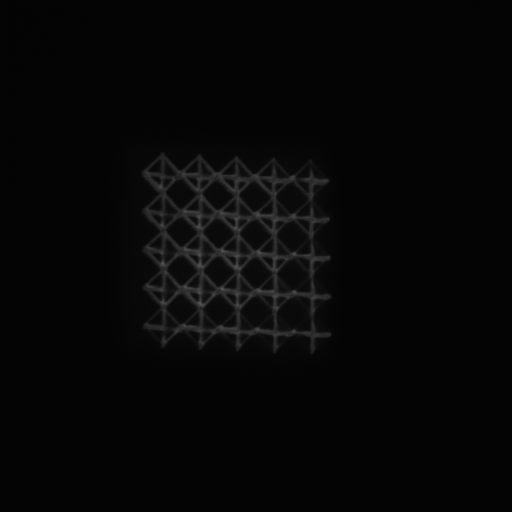
#> input picture img.tif, 512 x 512 px
$ python -i generate.py   (imports and definitions only)
#> lines starting #> are read from the running program, lines starting #| are printed output that depends on the picture; after the words box and inside, x2 and y2 are one past the last pixel; in counts of white or black regions, pixels touching at a corner belong together
#> further down, picture is the input picture: shape (512, 512); min 3, max 85, mean 6.5
import numpy as np
import os
import argparse
from tqdm import tqdm
import mcubes
import cv2 as cv

from skimage import *
from skimage.filters import *
from skimage.filters import threshold_otsu
from skimage.morphology import *

'''
Important constants to set:
    CLOSE_CONST: Value of kernal size for close function
    DIALATE_CONST: Value of kernal for dialation of skeleton


Structure Generation Pipeline:
    1) Image processing
        - Use Yen Thresholding to differentiate the structure from the background
        - Use close to get rid of any small disconnects
        - Skeletonize to get the basic features/shapes of the structure
        - Dialate the skeleton to give the stucture depth
        - Saves the data into a 3D numpy array

    2) Model generation
        - Use gaussian blur to smooth out the structure (helps make obj file smaller and makes it look nicer)
        - Use marching cubes to generate a .obj file and save it

'''

# Set the constants below:
CLOSE_CONST = 7
SK_DIALATE_CONST = 6
EROSION_CONST = 2


# Main function
# [123 lines left out: functions main, generate, process, not called in this run]


# Code from processing a simgular image
def process_img_sk(img):
    # Use an yen filter to remove background
    #   (Initially I tried otsu, yen seems better from what I tested)
    thresh =  threshold_yen(img)
#> thresh = 16
    binary = img > thresh
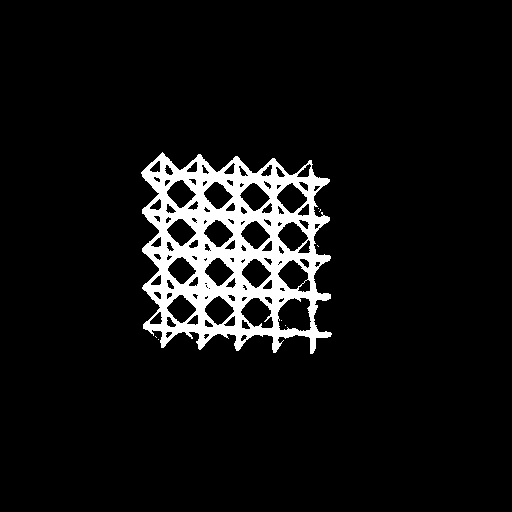
#> binary: shape (512, 512) bool; 7% white; 8 white regions (7 under 20 px), largest, box (x1, y1, x2, y2) and area: (141, 152, 332, 354) 18424

    # Perform closing first
    footprint_close=np.ones((CLOSE_CONST, CLOSE_CONST))
    closed = closing(binary, footprint_close)
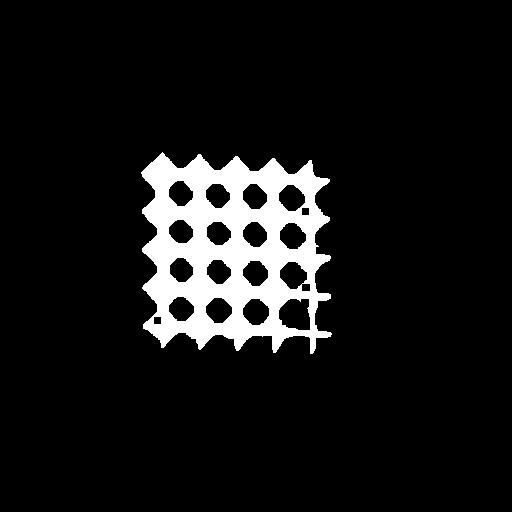
#> closed: shape (512, 512) bool; 8.4% white; 1 white region, box (x1, y1, x2, y2) and area: (141, 152, 332, 354) 22148

    # Erode image
    footprint = np.ones((SK_DIALATE_CONST, SK_DIALATE_CONST))
    eroded = dilation(skeletonize(closed == 1), footprint)
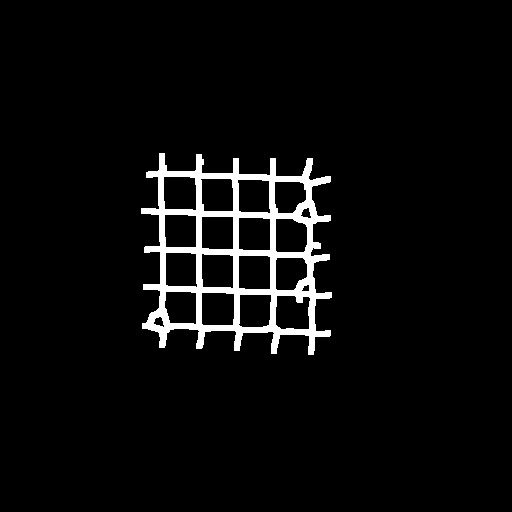
#> eroded: shape (512, 512) bool; 4.4% white; 1 white region, box (x1, y1, x2, y2) and area: (141, 153, 332, 355) 11537

    # Return image
#> (the run stopped early here; a loop or call above may not have finished)
